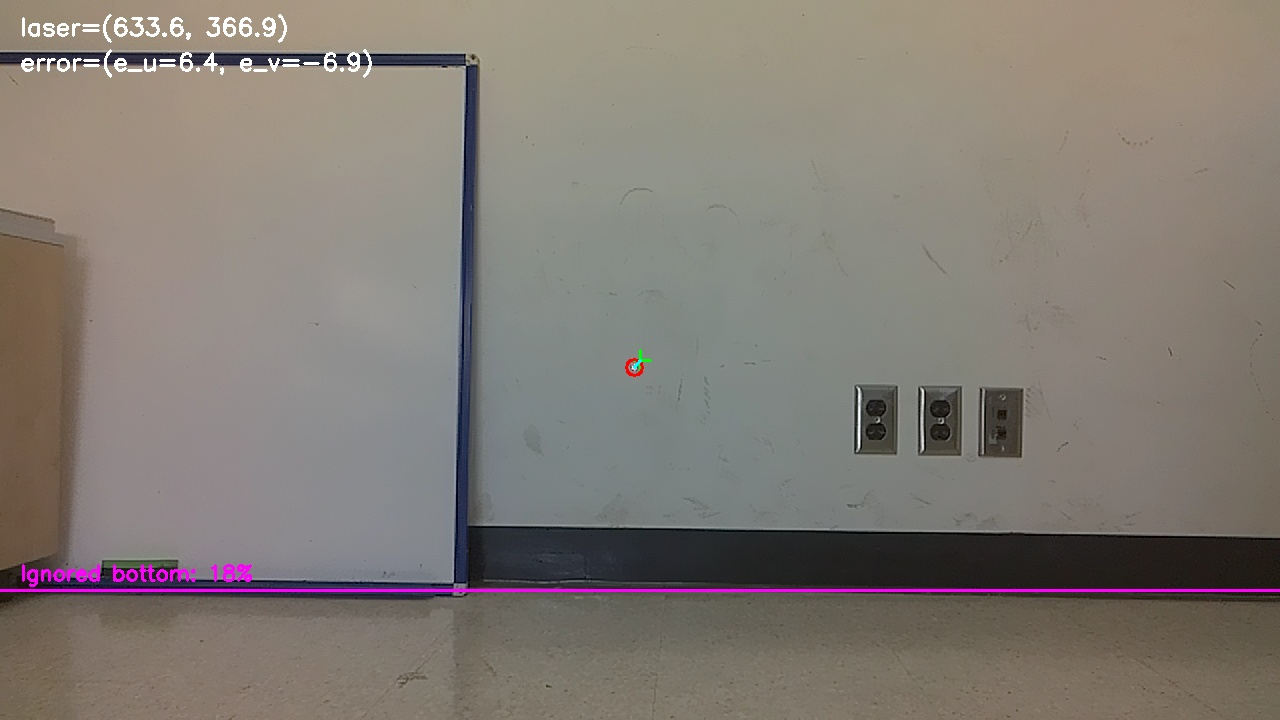
#> input picture 8 pan 5 tilt.jpg, 1280 x 720 px
$ python -i section1_center_alignment.py   (imports and definitions only)
#> lines starting #> are read from the running program, lines starting #| are printed output that depends on the picture; after the words box and inside, x2 and y2 are one past the last pixel; in counts of white or black regions, pixels touching at a corner belong together
#> further down, picture is the input picture: shape (720, 1280, 3); mean B, G, R 116.1, 123, 130
"""Section 1: hose-camera center alignment.

This file helps you:
1) detect the laser dot in the image
2) compute the error from the image center
3) store the pan/pitch angles that place the laser on the camera center
"""

from __future__ import annotations

from dataclasses import dataclass
from typing import Optional, Tuple
import cv2
import numpy as np


@dataclass
class LaserDetectConfig:
    lower_red_1: tuple[int, int, int] = (0, 120, 180)
    upper_red_1: tuple[int, int, int] = (12, 255, 255)
    lower_red_2: tuple[int, int, int] = (165, 120, 180)
    upper_red_2: tuple[int, int, int] = (179, 255, 255)
    min_area_px: int = 4
    blur_kernel: int = 5


@dataclass
class CenterAlignmentResult:
    image_center: Tuple[float, float]
    laser_dot: Tuple[float, float]
    error_uv: Tuple[float, float]
    theta_pan_center_deg: float
    theta_pitch_center_deg: float


def get_image_center(frame: np.ndarray) -> Tuple[float, float]:
    h, w = frame.shape[:2]
    return (w / 2.0, h / 2.0)


def detect_red_laser_dot(
    frame_bgr: np.ndarray,
    cfg: LaserDetectConfig | None = None,
) -> Optional[Tuple[float, float, np.ndarray]]:
    """Detect a red laser dot and return (u, v, debug_mask)."""
    if cfg is None:
        cfg = LaserDetectConfig()

    blurred = cv2.GaussianBlur(frame_bgr, (cfg.blur_kernel, cfg.blur_kernel), 0)
    hsv = cv2.cvtColor(blurred, cv2.COLOR_BGR2HSV)
#> hsv: shape (720, 1280, 3); mean H, S, V 39.4, 37.1, 131.9

    mask1 = cv2.inRange(hsv, np.array(cfg.lower_red_1), np.array(cfg.upper_red_1))
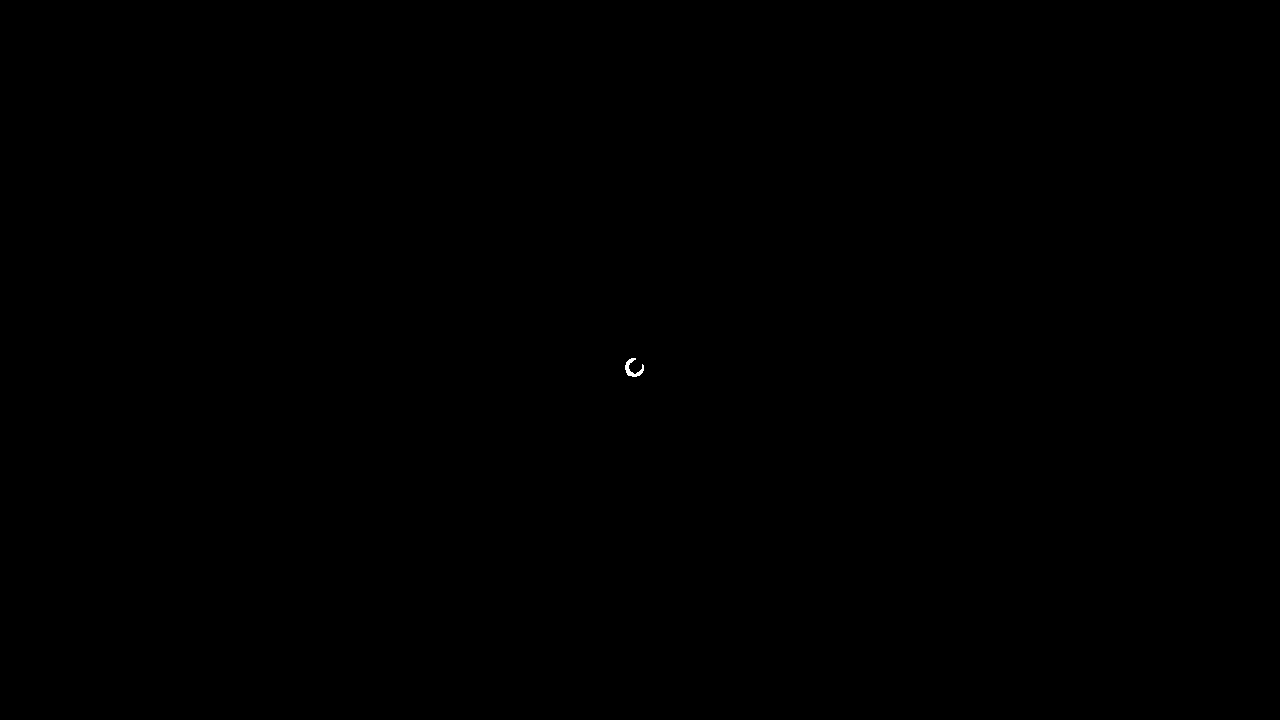
#> mask1: shape (720, 1280); 0.02% white; 1 white region, box (x1, y1, x2, y2) and area: (625, 358, 644, 377) 145
    mask2 = cv2.inRange(hsv, np.array(cfg.lower_red_2), np.array(cfg.upper_red_2))
#> mask2: shape (720, 1280); 0% white in thin lines or dots, all inside (x1, y1, x2, y2) = (630, 363, 636, 374)
    mask = cv2.bitwise_or(mask1, mask2)
#> mask: shape (720, 1280); 0.02% white; 1 white region, box (x1, y1, x2, y2) and area: (625, 358, 644, 377) 148

    kernel = np.ones((3, 3), np.uint8)
    mask = cv2.morphologyEx(mask, cv2.MORPH_OPEN, kernel)
#> mask: shape (720, 1280); 0.01% white; 1 white region, box (x1, y1, x2, y2) and area: (625, 358, 643, 377) 131
    mask = cv2.dilate(mask, kernel, iterations=1)
#> mask: shape (720, 1280); 0.02% white; 1 white region, box (x1, y1, x2, y2) and area: (624, 357, 644, 378) 225

    num_labels, labels, stats, centroids = cv2.connectedComponentsWithStats(mask)
#> num_labels = 2; stats = [[0, 0, 1280, 720, 921375], [624, 357, 20, 21, 225]]; centroids = [[639.5, 359.5], [631.7, 368.7]]
    if num_labels <= 1:
        return None

    best_idx = -1
    best_score = -1.0
    for idx in range(1, num_labels):
        area = stats[idx, cv2.CC_STAT_AREA]
        if area < cfg.min_area_px:
            continue

        x = stats[idx, cv2.CC_STAT_LEFT]
        y = stats[idx, cv2.CC_STAT_TOP]
        w = stats[idx, cv2.CC_STAT_WIDTH]
        h = stats[idx, cv2.CC_STAT_HEIGHT]
        roi = hsv[y:y+h, x:x+w]
        if roi.size == 0:
            continue
        brightness_score = float(np.mean(roi[:, :, 2]))
        score = area + 0.02 * brightness_score
        if score > best_score:
            best_idx = idx
            best_score = score
#> this loop made 1 pass
#> (area, x, y, w, h, brightness_score, score, best_score) on pass 1: (225, 624, 357, 20, 21, 179, 228.6, 228.6)
#> after the loop, best_idx = 1; best_score = 228.6

    if best_idx == -1:
        return None

    u, v = centroids[best_idx]
#> u = 631.7; v = 368.7
    return float(u), float(v), mask


def compute_center_error(frame_bgr: np.ndarray, dot_uv: Tuple[float, float]) -> Tuple[float, float]:
    u_c, v_c = get_image_center(frame_bgr)
    u_0, v_0 = dot_uv
    e_u0 = u_c - u_0
    e_v0 = v_c - v_0
    return e_u0, e_v0


def make_debug_overlay(frame_bgr: np.ndarray, dot_uv: Tuple[float, float]) -> np.ndarray:
    overlay = frame_bgr.copy()
    u_c, v_c = get_image_center(frame_bgr)
    u_0, v_0 = dot_uv

    cv2.drawMarker(overlay, (int(round(u_c)), int(round(v_c))), (0, 255, 0), cv2.MARKER_CROSS, 20, 2)
    cv2.circle(overlay, (int(round(u_0)), int(round(v_0))), 6, (0, 0, 255), 2)
    cv2.line(overlay, (int(round(u_c)), int(round(v_c))), (int(round(u_0)), int(round(v_0))), (255, 255, 0), 2)
    return overlay


def build_center_alignment_result(
    frame_bgr: np.ndarray,
    dot_uv: Tuple[float, float],
    theta_pan_center_deg: float,
    theta_pitch_center_deg: float,
) -> CenterAlignmentResult:
    u_c, v_c = get_image_center(frame_bgr)
    e_u0, e_v0 = compute_center_error(frame_bgr, dot_uv)
    return CenterAlignmentResult(
        image_center=(u_c, v_c),
        laser_dot=dot_uv,
        error_uv=(e_u0, e_v0),
        theta_pan_center_deg=theta_pan_center_deg,
        theta_pitch_center_deg=theta_pitch_center_deg,
    )

>>> import cv2
>>> picture = cv2.imread('../8 pan 5 tilt.jpg')
>>> result = detect_red_laser_dot(picture)
